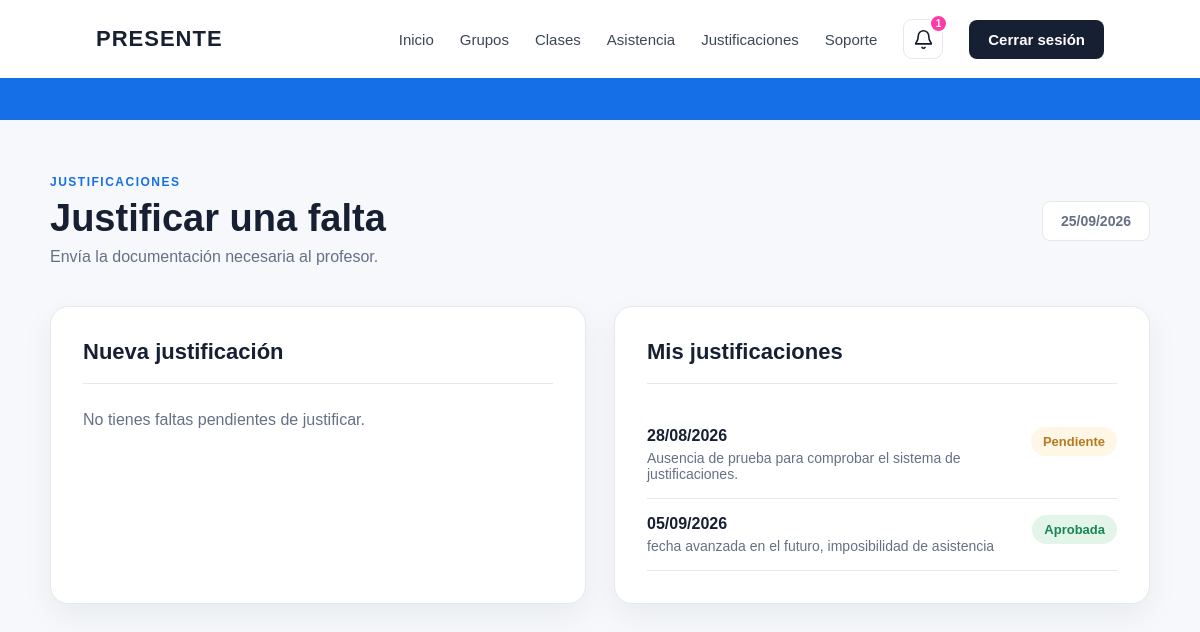
The page /alumno/justificaciones/ (signed in) on the database its author committed.
### asistencia/models.py (models this page shows, shortened)
class Justificacion(models.Model):
    ESTADOS = [
        ('pendiente', 'Pendiente'),
        ('aprobada', 'Aprobada'),
        ('rechazada', 'Rechazada'),
    ]
    asistencia = models.OneToOneField(
        Asistencia,
        on_delete=models.CASCADE
    )
    motivo = models.TextField()
    documento = models.ImageField(
        upload_to='justificaciones/',
        blank=True,
        null=True
    )
    estado = models.CharField(
        max_length=20,
        choices=ESTADOS,
        default='pendiente'
    )
    fecha_solicitud = models.DateTimeField(
        auto_now_add=True
    )

class Asistencia(models.Model):
    ESTADOS = [
        ('presente', 'Presente'),
        ('tarde', 'Tarde'),
        ('ausente', 'Ausente'),
    ]
    alumno = models.ForeignKey(
        Alumno,
        on_delete=models.CASCADE
    )
    clase = models.ForeignKey(
        Clase,
        on_delete=models.CASCADE
    )
    estado = models.CharField(
        max_length=20,
        choices=ESTADOS,
        default='ausente'
    )
    hora_registro = models.TimeField(
        blank=True,
        null=True
    )
    class Meta:
        constraints = [
            models.UniqueConstraint(
                fields=[
                    'alumno',
                    'clase'
                ],
                name='asistencia_unica_por_alumno_clase'
            )
        ]

class Clase(models.Model):
    grupo = models.ForeignKey(
        Grupo,
        on_delete=models.CASCADE
    )
    fecha = models.DateField()
    hora_inicio = models.TimeField()
    asistencia_abierta = models.BooleanField(
        default=False
    )
    token_qr = models.UUIDField(
        default=uuid.uuid4,
        editable=False,
        unique=True
    )
    token_qr_generado_en = models.DateTimeField(
        blank=True,
        null=True
    )

### asistencia/views.py (the view, shortened to what this page needs)
def justificaciones_alumno(request):
    alumno_id = request.session.get(
        'alumno_id'
    )
    if not alumno_id:
        return redirect('seleccionar_login')
    alumno = get_object_or_404(
        Alumno,
        id=alumno_id
    )
    ausencias_disponibles = (
        Asistencia.objects.filter(
            alumno=alumno,
            estado='ausente',
            justificacion__isnull=True
        ).select_related(
            'clase',
            'clase__grupo'
        ).order_by(
            '-clase__fecha'
        )
    )
    justificaciones = (
        Justificacion.objects.filter(
            asistencia__alumno=alumno
        ).select_related(
            'asistencia',
            'asistencia__clase',
            'asistencia__clase__grupo'
        ).order_by(
            '-fecha_solicitud'
        )
    )
    return render(
        request,
        'asistencia/justificaciones_alumno.html',
        {
            'alumno': alumno,
            'ausencias_disponibles':
                ausencias_disponibles,
            'justificaciones':
                justificaciones,
        }
    )

### asistencia/context_processors.py (called while the page is built)
def notificaciones_profesor(request):
    profesor_id = request.session.get("profesor_id")
    if not profesor_id:
        return {
            "justificaciones_pendientes": 0
        }
    justificaciones_pendientes = (
        Justificacion.objects
        .filter(
            estado="pendiente",
            asistencia__clase__grupo__profesor_id=profesor_id
        )
        .count()
    )
    return {
        "justificaciones_pendientes": justificaciones_pendientes
    }

### asistencia/templates/asistencia/justificaciones_alumno.html (shortened to what this page needs)
{% extends 'asistencia/base.html' %}
{% block content %}
<section class="panel-usuario">
    <div class="panel-contenedor">
        <div class="panel-cabecera">
            <div>
                <p class="panel-etiqueta">
                    JUSTIFICACIONES
                </p>
                <h1>
                    Justificar una falta
                </h1>
                <p class="panel-subtitulo">
                    Envía la documentación necesaria al profesor.
                </p>
            </div>
            <div class="fecha-panel">
                {% now "d/m/Y" %}
            </div>
        </div>
        <div class="panel-grid">
            <div class="panel-tarjeta">
                <div class="panel-tarjeta-titulo">
                    <h2>Nueva justificación</h2>
                </div>
                {% if ausencias_disponibles %}
                    <form
                        method="POST"
                        enctype="multipart/form-data"
                        class="formulario-acceso"
                    >
                        {% csrf_token %}
                        <div class="campo-formulario">
                            <label>
                                Falta que quieres justificar
                            </label>
                            <select
                                name="asistencia"
                                required
                            >
                                <option value="">
                                    Selecciona una falta
                                </option>
                                {% for asistencia in ausencias_disponibles %}
                                    <option value="{{ asistencia.id }}">
                                        {{ asistencia.clase.fecha|date:"d/m/Y" }}
                                        -
                                        {{ asistencia.clase.grupo.asignatura }}
                                    </option>
                                {% endfor %}
                            </select>
                        </div>
                        <div class="campo-formulario">
                            <label>
                                Motivo
                            </label>
                            <textarea
                                name="motivo"
                                rows="5"
                                placeholder="Ej. Cita médica."
                                required
                                style="
                                    width:100%;
                                    padding:14px;
                                    border:1px solid #d0d5dd;
                                    border-radius:8px;
                                    font-family:inherit;
                                    resize:vertical;
                                "
                            ></textarea>
                        </div>
                        <div class="campo-formulario">
                            <label>
                                Justificante
                            </label>
                            <input
                                type="file"
                                name="documento"
                                accept="image/*"
                            >
                            <p style="
                                margin-top:8px;
                                color:#667085;
                                font-size:13px;
                            ">
                                Opcional. Puedes adjuntar, por ejemplo,
                                una cita médica o administrativa.
                                Máximo 5 MB.
                            </p>
                        </div>
                        <button
                            type="submit"
                            class="boton-acceso boton-alumno"
                        >
                            Enviar justificación
                        </button>
                    </form>
                {% else %}
                    <p style="color:#667085;">
                        No tienes faltas pendientes de justificar.
                    </p>
                {% endif %}
            </div>
            <div class="panel-tarjeta">
                <div class="panel-tarjeta-titulo">
                    <h2>Mis justificaciones</h2>
                </div>
                {% for justificacion in justificaciones %}
                    <div style="
                        padding:16px 0;
                        border-bottom:1px solid #e5e7eb;
                    ">
                        <div style="
                            display:flex;
                            justify-content:space-between;
                            gap:20px;
                        ">
                            <div>
                                <strong>
                                    {{ justificacion.asistencia.clase.fecha|date:"d/m/Y" }}
                                </strong>
                                <p style="
                                    margin-top:5px;
                                    color:#667085;
                                    font-size:14px;
                                ">
                                    {{ justificacion.motivo }}
                                </p>
                            </div>
                            {% if justificacion.estado == 'pendiente' %}
                                <span style="
                                    height:max-content;
                                    padding:7px 12px;
                                    border-radius:20px;
                                    background:#fff7e6;
                                    color:#b7791f;
                                    font-size:13px;
                                    font-weight:700;
                                ">
                                    Pendiente
                                </span>
                            {% elif justificacion.estado == 'aprobada' %}
                                <span style="
                                    height:max-content;
                                    padding:7px 12px;
                                    border-radius:20px;
                                    background:#e3f5e9;
                                    color:#168653;
                                    font-size:13px;
                                    font-weight:700;
                                ">
                                    Aprobada
                                </span>
                            {% endif %}
                        </div>
                    </div>
                {% empty %}
                    <p style="color:#667085;">
                        Todavía no has enviado ninguna justificación.
                    </p>
                {% endfor %}
            </div>
        </div>
    </div>
</section>
{% endblock %}

### asistencia/static/asistencia/css/style.css (style rules this page uses)
* { margin: 0; padding: 0; box-sizing: border-box; }
html { width: 100%; overflow-x: hidden; }
body { width: 100%; min-height: 100vh; font-family: 'Poppins', sans-serif; background-color: #f6f8fb; color: #172033; overflow-x: hidden; }
.panel-usuario { min-height: calc(100vh - 120px); padding: 55px 25px 80px; }
.panel-contenedor { width: 100%; max-width: 1100px; margin: 0 auto; }
.panel-cabecera { display: flex; justify-content: space-between; align-items: center; gap: 30px; margin-bottom: 40px; }
.panel-etiqueta { margin-bottom: 8px; color: #156FE7; font-size: 12px; font-weight: 700; letter-spacing: 1.5px; }
.panel-cabecera h1 { margin-bottom: 8px; font-size: 38px; font-weight: 800; color: #172033; }
.panel-subtitulo { color: #667085; font-size: 16px; }
.fecha-panel, .panel-fecha { padding: 11px 18px; background-color: #ffffff; border: 1px solid #e5e7eb; border-radius: 8px; color: #667085; font-size: 14px; font-weight: 600; }
.panel-grid { display: grid; grid-template-columns: 1fr 1fr; gap: 28px; }
.panel-tarjeta { padding: 32px; background-color: #ffffff; border: 1px solid #e5e7eb; border-radius: 18px; box-shadow: 0 12px 32px rgba(23, 32, 51, 0.06); }
.panel-tarjeta-titulo { margin-bottom: 27px; padding-bottom: 18px; border-bottom: 1px solid #e5e7eb; }
.panel-tarjeta-titulo h2 { font-size: 22px; color: #172033; }

### rows shown on the page
Justificacion: asistencia.clase.fecha "28/08/2026", motivo "Ausencia de prueba para comprobar el sistema de justificaciones.", estado "Pendiente"
Justificacion: asistencia.clase.fecha "05/09/2026", motivo "fecha avanzada en el futuro, imposibilidad de asistencia", estado "Aprobada"

### other values the page prints
{{ justificaciones_pendientes }} "1"
